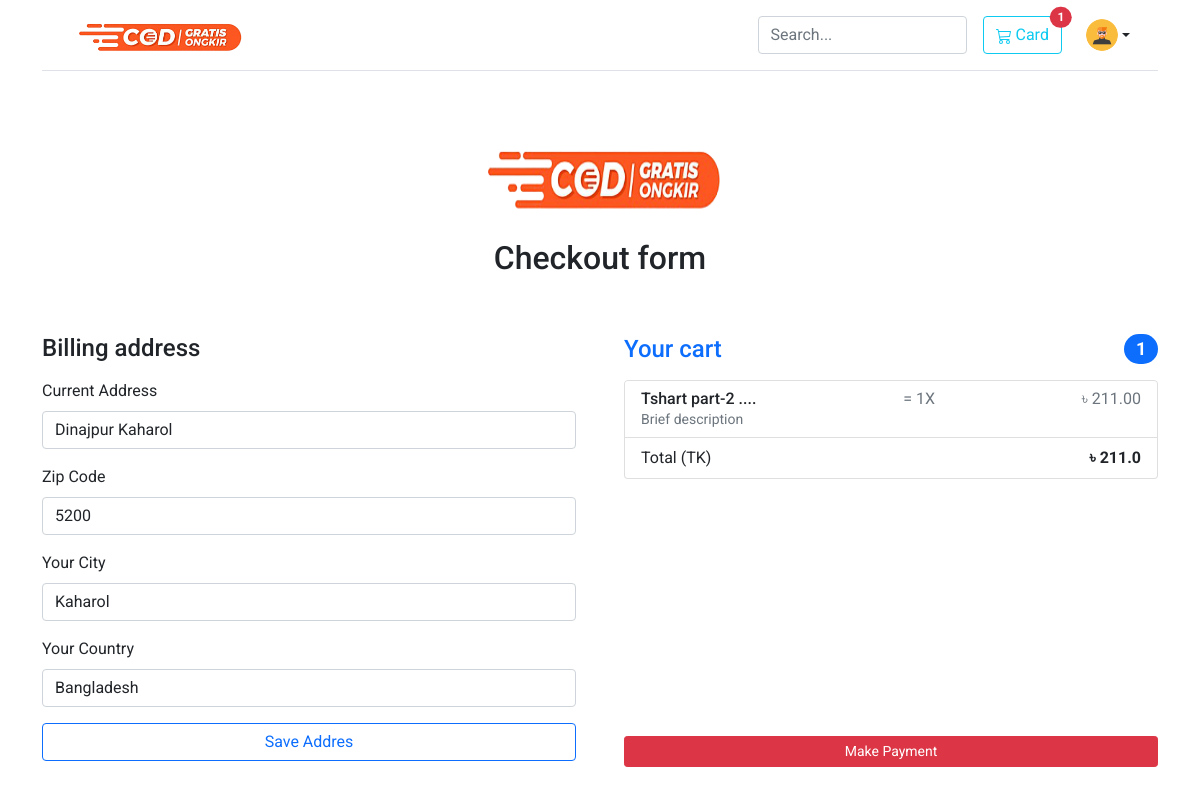
The page /payment/chackout/ (signed in) on the database its author committed.
### User_App/models.py (models this page shows, shortened)
class User (AbstractBaseUser,PermissionsMixin):
    email = models.EmailField(unique=True,null=False)
    is_staff = models.BooleanField(
        ugettext_lazy('staff status'),
        default=False,
        help_text=ugettext_lazy('Designates whether the user can log in this site')
    )
    is_active = models.BooleanField(
        ugettext_lazy('active'),
        default=True,
        help_text=ugettext_lazy('Designates whether this user should be treated as active. Unselect this instead of deleting accounts')
    )
    USERNAME_FIELD = 'email'
    objects = MyUserManager()

### User_Order/models.py (models this page shows, shortened)
class Oreder(models.Model):
    orderitems = models.ManyToManyField(Cart)
    user = models.ForeignKey(settings.AUTH_USER_MODEL, on_delete=models.CASCADE,related_name='order' )
    ordered = models.BooleanField(default=False)
    created_date = models.DateTimeField(auto_now_add=True)
    paymentId = models.CharField(max_length=264,blank=True,null=True)
    orderId = models.CharField(max_length=200,blank=True, null=True)
    def get_total(self):
        total = 0
        for order_item in self.orderitems.all():
            total += float(order_item.get_total())
        return total

class Cart (models.Model):
    user = models.ForeignKey(settings.AUTH_USER_MODEL, on_delete=models.CASCADE, related_name='cart')
    item = models.ForeignKey(Products, on_delete=models.CASCADE,)
    quantity = models.IntegerField(default=1)
    purchased = models.BooleanField(default=False)
    created_date = models.DateTimeField(auto_now_add=True)
    updated_date = models.DateTimeField(auto_now=True)
    def get_total(self):
        total = self.item.price  * self.quantity
        float_total = format(total, '0.2f')
        return float_total

### Product_App/models.py (models this page shows, shortened)
class Products(models.Model):
    minimage = models.ImageField(upload_to = 'product')
    img1 = models.ImageField(upload_to = 'product',blank=True, null=True)
    more_img = models.BooleanField(default=False)
    img2 = models.ImageField(upload_to = 'product',blank=True, null=True)
    img3 = models.ImageField(upload_to = 'product',blank=True, null=True)
    name = models.CharField(max_length=64)
    catagory = models.ForeignKey(Catagory, on_delete=CASCADE,related_name='catagory')
    preview_text = models.TextField(max_length=264, verbose_name='Preview Text ')
    detail_text = RichTextField(max_length=1000, verbose_name='Descriptions')
    price = models.FloatField()
    old_price = models.FloatField(default=0.00)
    crate_date = models.DateTimeField(auto_now_add=True)
    class Meta:
        ordering = ['-crate_date']
        verbose_name_plural = 'Products'

### Payment_App/models.py (models this page shows)
class BillingAddress(models.Model):
    user = models.ForeignKey(settings.AUTH_USER_MODEL, on_delete=models.CASCADE)
    address = models.CharField(max_length=264 , blank=True, null=True)
    zipcode = models.CharField(max_length=10 , blank=True, null=True)
    city = models.CharField(max_length=30 , blank=True, null=True)
    country = models.CharField(max_length=10 , blank=True, null=True)
    def is_fully_filled(self):
        field_names = [f.name for f in self._meta.get_fields()]
        for field_name in field_names:
            value = getattr(self, field_name)
            if value is None or value=='':
                return False
        return True
    class Meta:
        verbose_name_plural = "Billing Addresses"

### Payment_App/views.py (the view, shortened to what this page needs)
# urls.py: path('chackout/',views.ChackOut,name='chackout'),
@login_required()
def ChackOut(request):
    saved_address = BillingAddress.objects.get_or_create(user=request.user)
    saved_address = saved_address[0]
    form = BillingForm(instance=saved_address)
    order_qs = Oreder.objects.filter(user=request.user, ordered=False)
    order_items = order_qs[0].orderitems.all()
    order_total = order_qs[0].get_total()
    return render(request,'Payment_App/chackout.html',{'form':form,'order_items':order_items,'order_total':order_total,'saved_address':saved_address, })

### Payment_App/forms.py
class BillingForm(forms.ModelForm):
    country = forms.CharField( label=' Your Country', widget=forms.TextInput(attrs={
        'placeholder': ' Country'
    }))
    city = forms.CharField( label=' Your City ', widget=forms.TextInput(attrs={
        'placeholder': ' City'
    }))
    address = forms.CharField( label=' Current Address', widget=forms.TextInput(attrs={
        'placeholder': ' Current Addres',
    }))
    zipcode = forms.CharField( label=' Zip Code', widget=forms.NumberInput(attrs={
        'placeholder': ' Zip Code'
    }))
    class Meta:
        model = BillingAddress
        fields = ('address','zipcode','city','country',)

### Payment_App/templatetags/coustom_filter.py (called while the page is built)
def product_title(value):
    return value[0:50]+'  ....'

### User_Order/templatetags/card_tag.py (called while the page is built)
@register.filter
def cart_total(user):
    order = Oreder.objects.filter(user=user, ordered=False)
    if order.exists():
        return order[0].orderitems.count()
    else:
        return 0

### Payment_App/templates/Payment_App/chackout.html (shortened to what this page needs)
{% extends "base.html" %}
{% load static %}
{% load card_tag %}
{% load coustom_filter %}
{% load crispy_forms_tags %}
{% block body_block %}
<main>
    <div class="py-5 text-center">
        <img class="d-block mx-auto mb-4" src="{% static 'img/logo.png' %}" alt="" width="250" height="80">
        <h2>Checkout form</h2>
    </div>
    <div class="row g-5">
        <div class="col-md-6 col-lg-6 order-md-last">
            <h4 class="d-flex justify-content-between align-items-center mb-3">
                <span class="text-primary">Your cart</span>
                <span class="badge bg-primary rounded-pill">{{request.user | cart_total}}</span>
            </h4>
            <ul class="list-group mb-3 " id="overflow">
                {% for order_item in order_items %}
                <li class="list-group-item d-flex justify-content-between lh-sm">
                    <div>
                        <h6 class="my-0">{{order_item.item.name | product_title}} </h6>
                        <small class="text-muted">Brief description</small>
                    </div>
                    <span class="text-muted">= {{order_item.quantity}}X</span>
                    <span class="text-muted">&#2547 {{order_item.get_total |floatformat:2 }}</span>
                </li>
                {% endfor %}
                <li class="list-group-item d-flex justify-content-between">
                    <span>Total (TK)</span>
                    <strong>&#2547 {{order_total}}</strong>
                </li>
            </ul>
            {% if saved_address.is_fully_filled %}
            <a href="{% url 'payment' %}" class="btn btn-danger btn-sm width-100">Make Payment</a>
            {% else %}
                <div class="alert alert-info width-100">
                    <p>Please fill up all the information to make payment.</p>
                </div>
            {% endif %}
        </div>
        <div class="col-md-6 col-lg-6">
            <h4 class="mb-3">Billing address</h4>
            <form class="" method="POST">
                {{form|crispy}}
                <input class="btn btn-outline-primary width-100" type="submit" value="Save Addres">
            </form>
        </div>
    </div>
</main>
{% endblock body_block %}

### templates/navebar.html (shortened to what this page needs)
 {% load static %}
{% load card_tag %}
<header class="p-3 mb-3 border-bottom">
    <div class="container">
      <div class="d-flex flex-wrap align-items-center justify-content-center justify-content-lg-start">
        <a href="/" class="d-flex align-items-center mb-2 mb-lg-0 text-dark text-decoration-none">
          <img class="logo" src="{% static 'img/logo.png' %}" alt="">
        </a>
        <form class="col-12 col-lg-auto mb-3 mb-lg-0 me-lg-3">
          <input type="search" name="search" class="form-control" placeholder="Search..." aria-label="Search">
        </form>
          {% if request.user.is_authenticated %}
          <a  href='{% url "card" %}' type="button" class="btn btn-outline-info  me-4 position-relative">
             Card
            <span class="position-absolute top-0 start-100 translate-middle badge rounded-pill bg-danger">
              {{request.user | cart_total}}
            </span>
          </a>
            <div class="dropdown">
              <a href="#" class="d-flex align-items-center col-lg-4 mb-2 mb-lg-0 link-dark text-decoration-none dropdown-toggle" id="dropdownNavLink" data-bs-toggle="dropdown" aria-expanded="false">
                <img src="{% static 'img/man.png' %}" alt="mdo" width="32" height="32" class="rounded-circle">
              </a>
            </div>
        {% else %}
        <div class="text-end">
            <a href='{% url "login" %}' type="button" class="btn btn-outline-primary  me-2">Login</a>
            <a href='{% url "sign_up" %}' type="button" class="btn btn-warning">Sign-up</a>
          </div>
        {% endif %}
    </div>
  </header>

### static/css/style.css (style rules this page uses)
body { font-family: 'Roboto', sans-serif; }
.width-100 { width: 100% !important; }
.logo { width: 175px; }
#overflow { overflow: scroll; height: 340px; }

### rows shown on the page
User: user|cart_total "1"
Cart: item.name|product_title "Tshart part-2 ....", quantity "1", get_total "211.00"
BillingAddress: address "Dinajpur Kaharol", zipcode "5200", city "Kaharol", country "Bangladesh"

### other values the page prints
{{ order_total }} "211.0"
